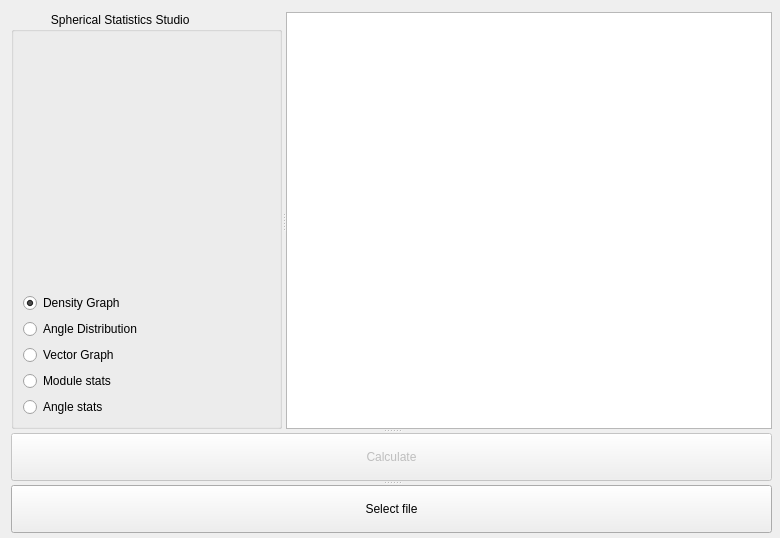
<?xml version="1.0" encoding="UTF-8"?>
<ui version="4.0">
 <class>Form</class>
 <widget class="QWidget" name="Form">
  <property name="geometry">
   <rect>
    <x>0</x>
    <y>0</y>
    <width>780</width>
    <height>538</height>
   </rect>
  </property>
  <property name="windowTitle">
   <string>Form</string>
  </property>
  <widget class="QSplitter" name="splitter_2">
   <property name="geometry">
    <rect>
     <x>11</x>
     <y>12</y>
     <width>761</width>
     <height>521</height>
    </rect>
   </property>
   <property name="orientation">
    <enum>Qt::Vertical</enum>
   </property>
   <widget class="QSplitter" name="splitter">
    <property name="orientation">
     <enum>Qt::Horizontal</enum>
    </property>
    <widget class="QGroupBox" name="groupBox">
     <property name="font">
      <font>
       <weight>50</weight>
       <bold>false</bold>
      </font>
     </property>
     <property name="title">
      <string>            Spherical Statistics Studio</string>
     </property>
     <layout class="QVBoxLayout" name="verticalLayout">
      <item>
       <widget class="QLabel" name="imageicono">
        <property name="text">
         <string/>
        </property>
       </widget>
      </item>
      <item>
       <widget class="QRadioButton" name="densityGraph">
        <property name="text">
         <string>Density Graph</string>
        </property>
        <property name="checked">
         <bool>true</bool>
        </property>
       </widget>
      </item>
      <item>
       <widget class="QRadioButton" name="angledistribution">
        <property name="text">
         <string>Angle Distribution</string>
        </property>
       </widget>
      </item>
      <item>
       <widget class="QRadioButton" name="vectorgraph">
        <property name="text">
         <string>Vector Graph</string>
        </property>
       </widget>
      </item>
      <item>
       <widget class="QRadioButton" name="modstats">
        <property name="text">
         <string>Module stats</string>
        </property>
       </widget>
      </item>
      <item>
       <widget class="QRadioButton" name="anglestats">
        <property name="text">
         <string>Angle stats</string>
        </property>
       </widget>
      </item>
     </layout>
    </widget>
    <widget class="QGraphicsView" name="graphicsView"/>
   </widget>
   <widget class="QPushButton" name="calculate">
    <property name="enabled">
     <bool>false</bool>
    </property>
    <property name="text">
     <string>Calculate</string>
    </property>
   </widget>
   <widget class="QPushButton" name="buttonload">
    <property name="text">
     <string>Select file</string>
    </property>
   </widget>
  </widget>
 </widget>
 <resources/>
 <connections/>
</ui>
